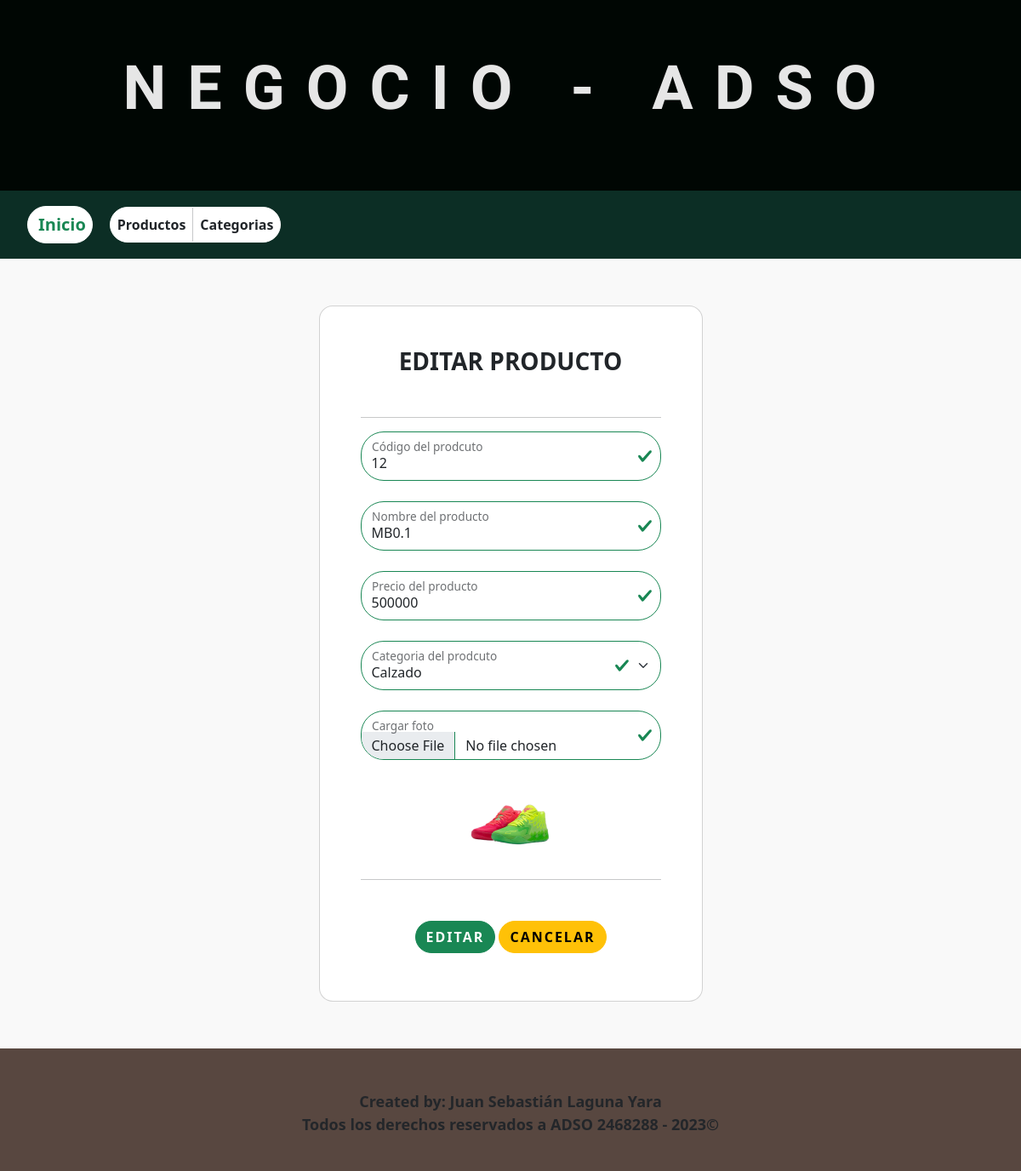
/consultarProducto/2/, run on the app's committed database.
### appTienda/models.py (models this page shows, shortened)
class Producto(models.Model):
    proCodigo = models.IntegerField(unique=True)
    proNombre = models.CharField(max_length=50)
    proPrecio = models.IntegerField()
    proCategoria = models.ForeignKey(Categoria, on_delete=models.PROTECT)
    proFoto = models.FileField(upload_to=f"images/", null=True, blank=True)

### appTienda/views.py (the view)
# urls.py: path('consultarProducto/<int:id>/', views.consultarProducto),
def consultarProducto(request, id):
    try:
        producto = Producto.objects.get(id=id)
        categorias = Categoria.objects.all()
        mensaje = ""
    except Error as error:
        mensaje = f"Problemas al consultar {error}"
    retorno = {"mensaje":mensaje,"producto":producto,"listaCategorias":categorias}
    return render(request,"frmEditarProducto.html",retorno)

### appTienda/models.py (called while the page is built)
    def __str__(self) -> str:
        return self.catNombre

### appTienda/templates/frmEditarProducto.html (shortened to what this page needs)
{% extends "index.html" %}
{% block encabezado %}
    {% include "encabezado.html" %}
{% endblock %}
{% block menu %}
    {% include "menu.html" %}
{% endblock %}
{% block contenido %}
<div class="container h-100 frmProducto">
    <div class="row d-flex justify-content-center align-items-center h-100">
        <div class="col-10 col-md-8 col-lg-6 col-xl-5">
            <div class="card shadow-2-strong" style="border-radius: 1rem;">
                <div class="card-body p-5 text-center">
                    <h3 class="mb-5 fw-bold">EDITAR PRODUCTO</h3>
                    <hr>
                    <form action="/actualizarProducto/" method="post" enctype="multipart/form-data" class="was-validated">
                        <div class="form-floating mb-4">
                            <input type="number" name="txtCodigo" id="txtCodigo" class="form-control" required
                                placeholder="Código del prodcuto" style="border-radius: 27px;" value="{{producto.proCodigo}}">
                            <label for="txtCodigo">Código del prodcuto</label>
                        </div>
                        <div class="form-floating mb-4">
                            <input type="text" name="txtNombreP" id="txtNombreP" class="form-control" required
                                placeholder="Nombre del producto" style="border-radius: 27px;" value="{{producto.proNombre}}">
                            <label for="txtNombreP">Nombre del producto</label>
                        </div>
                        <div class="form-floating mb-4">
                            <input type="number" name="txtPrecio" id="txtPrecio" class="form-control" required
                                placeholder="Precio del producto" style="border-radius: 27px;" value="{{producto.proPrecio}}">
                            <label for="txtPrecio">Precio del producto</label>
                        </div>
                        <div class="form-floating mb-4">
                            <select class="form-select" id="cbCategoria" name="cbCategoria" required style="border-radius: 27px;" value="{{producto.proCategoria}}">
                                {% for categoria in listaCategorias %}
                                    {% if producto.proCategoria.id == categoria.id %}
                                        <option value="{{categoria.id}}" selected>{{categoria.catNombre}}</option>
                                    {% else %}
                                        <option value="{{categoria.id}}">{{categoria.catNombre}}</option>
                                    {% endif %}
                                {% endfor %}
                            </select>
                              <label for="cbCategoria" class="form-label">Categoria del prodcuto</label>
                        </div>
                        <div class="form-floating mb-4">
                            <input type="file" name="fileFoto" id="fileFoto" class="form-control" accept=".jpg" accept=".jpg" placeholder="Cargar foto" style="border-radius: 27px; padding-top: 30px;">
                            <label for="fileFoto">Cargar foto</label>
                        </div>
                        <div class="text-center">
                            <img id="imagenProducto" src="/media/{{producto.proFoto}}" alt="" width="100" height="100">
                        </div>
                        <hr>
                        <div class="mt-5">
                            <button class="btn btn-success rounded-pill mb-2 fw-bold" style="letter-spacing: 2px;">EDITAR</button>
                            <a href="/listarProductos"><button type="button" class="btn btn-warning rounded-pill mb-2 fw-bold" style="letter-spacing: 2px;">CANCELAR</button></a>
                        </div>
                    </form>
                </div>
            </div>
        </div>
    </div>
</div>
{% endblock %}
{% block piePagina %}
    {% include "piePagina.html" %}
{% endblock %}

### data on the page
Producto: txtCodigo "12", txtNombreP "MB0.1", txtPrecio "500000", proFoto (picture)

### other printed values
form field cbCategoria "Calzado"
